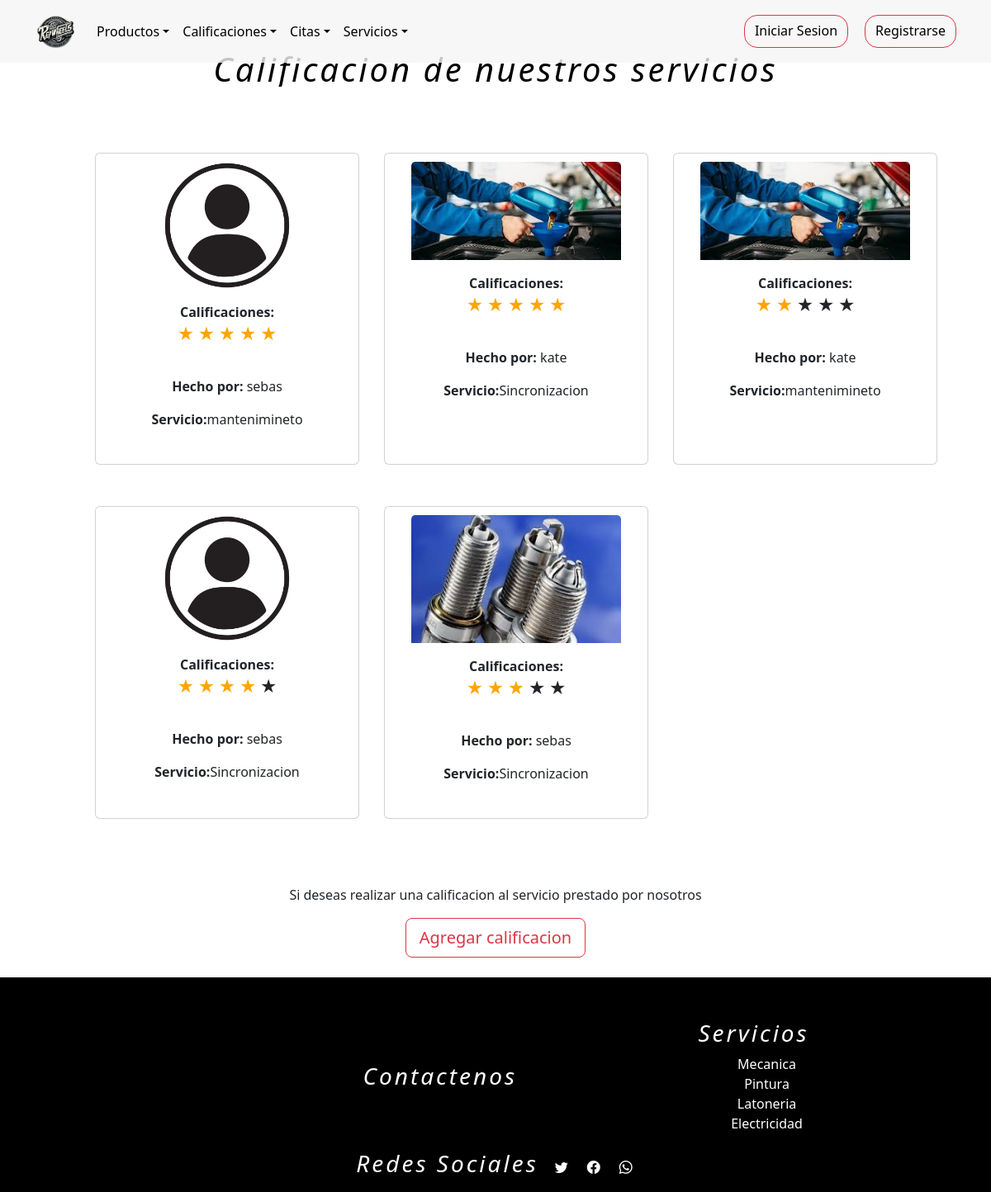
/calificaciones, run on the app's committed database.
### tienda/models.py (models this page shows, shortened)
class Calificaciones(models.Model):
    cliente = models.ForeignKey(Usuarios,on_delete=models.DO_NOTHING,blank=False,null=True)
    servicios = models.ForeignKey(Servicios,on_delete=models.DO_NOTHING,blank=False,null=True)
    foto = models.ImageField(upload_to="media/", default="media/user.png")
    Estrellas= (
        (1, "1"),
        (2,"2"),
        (3,"3"),
        (4,"4"),
        (4,"5"),
    )
    cantidad_estrellas = models.IntegerField(choices=Estrellas,default=5)

class Usuarios(AbstractUser):
    username = None
    nombre = models.CharField(max_length=254)
    email = models.EmailField(max_length=254, unique=True,blank=False,null=True)
    password = models.CharField(max_length=254,blank=False,null=True)
    foto = models.ImageField(upload_to="media/", default="media/user.png")
    token_recuperar = models.CharField(max_length=254,blank=False,null=False,default=0)
    telefono=models.IntegerField(null=False,blank=True,default='0')
    cargo = models.CharField(max_length=254,null=False)
    direccion=models.CharField(max_length=254)
    cedula=models.IntegerField(blank=True,null=False,default='0')
    ROLES = (
        (1,"administrador"),
        (2,"proveedor"),
        (3,"empleado"),
        (4,"cliente"),
    )
    rol=models.IntegerField(choices=ROLES,default=4)
    n = models.IntegerField(blank=True,null=False,default=0)
    USERNAME_FIELD = "email"
    REQUIRED_FIELDS = ["nombre"]
    objects = CustomUserManager()
    def __str__(self):
        return self.nombre

class Servicios(models.Model):
    nombre=models.CharField(max_length=254)
    descripcion_servicio = models.TextField()
    foto = models.ImageField(upload_to="media/", default="media/servicio.jpg")
    precio = models.IntegerField(null=False,blank=False,default=100000)
    def __str__(self):
        return self.nombre

### tienda/views.py (the view)
# urls.py: path('calificaciones',views.calificaciones,name='calificaciones'),
def calificaciones(request):
    q = Calificaciones.objects.all()
    s = Servicios.objects.all()
    contexto = {"data":q,"servicios":s}
    return render(request, "tienda/calificaciones/calificacion.html",contexto)

### tienda/templates/tienda/calificaciones/calificacion.html (shortened to what this page needs)
{% extends 'tienda/base.html' %}
{% load static %}
{% block contenedor %}
<main class="mainly">
  <section id="funcionC">
    <div class="tit">
      <h1>Calificacion de nuestros servicios</h1>
    </div>
    {% if data %}
      <article id="personas">
        <section class="container-fluid">
          <div id="cali">
            <div class="product">
              {% for p in data %}
              <div class="card align-items-center text-center p-10" style="width: 20rem; padding: 10px;">
              <img src="{{ p.foto.url }}" class="card-img-top" style="width:85%;">
                <div class="card-body">
                  <strong>Calificaciones: </strong>
                  <form id="form_calificaciones">
                    <p class="clasificacion">
                      <label for="radio1" class="st">★</label>
                      <label for="radio2" class="st">★</label>
                      <label for="radio3" class="st">★</label>
                      <label class="st" class="st">★</label>
                      <label for="radio5" class="st">★</label>
                    </p>
                  </form>
                  <p class="text"><strong>Hecho por:</strong> {{ p.cliente }}</p>
                  <p class="text"><strong>Servicio:</strong>{{ p.servicios }}</p>
                </div>
              </div>
              {% endfor %}
            </div>
          </div>
        </section>
      </article>
    {% else %}
          <h1>No hay calificaciones !!</h1>
    {% endif %}
    <article class="add">
      <p>Si deseas realizar una calificacion al servicio prestado por nosotros</p>
      <button class="btn btn-outline-danger btn-lg" data-bs-toggle="modal" data-bs-target="#agg">Agregar
        calificacion</button>
    </article>
  </section>
</main>
{% endblock %}

### tienda/static/tienda/css/landing.css (style rules this page uses)
section { background-color: rgb(255, 255, 255); height: 100%; }
.mainly { padding-top: 3%; }
h1 { text-align: center; }
.tit { padding: 2px,2px,2px,2px; width: 100%; height: 45px; color: black; font-style: italic; letter-spacing: 2px; }
footer h3,h1 { text-align: center; font-style: italic; letter-spacing: 3px; }
#funcionC { height: 100%; display: flex; flex-direction: column; padding: 2%; }
.add { display: flex; justify-content: center; flex-direction: column; align-items: center; }
.product { display: grid; grid-template-columns: repeat(3,350px); row-gap:50px; margin-left: 80px; align-content: center; justify-content: center; padding: 80px ; }
#form_calificaciones { width: 250px; margin: 0 auto; height: 50px; }
#form_calificaciones p { text-align: center; }
#form_calificaciones label { font-size: 20px; }
.clasificacion { direction: rtl; unicode-bidi: bidi-override; }
input[type="radio"]:checked~label { color: orange; }

### data on the page
Calificaciones: foto (placeholder picture), cliente "sebas", servicios "mantenimineto"
Calificaciones: foto (picture), cliente "kate", servicios "Sincronizacion"
Calificaciones: foto (picture), cliente "kate", servicios "mantenimineto"
Calificaciones: foto (placeholder picture), cliente "sebas", servicios "Sincronizacion"
Calificaciones: foto (picture), cliente "sebas", servicios "Sincronizacion"
